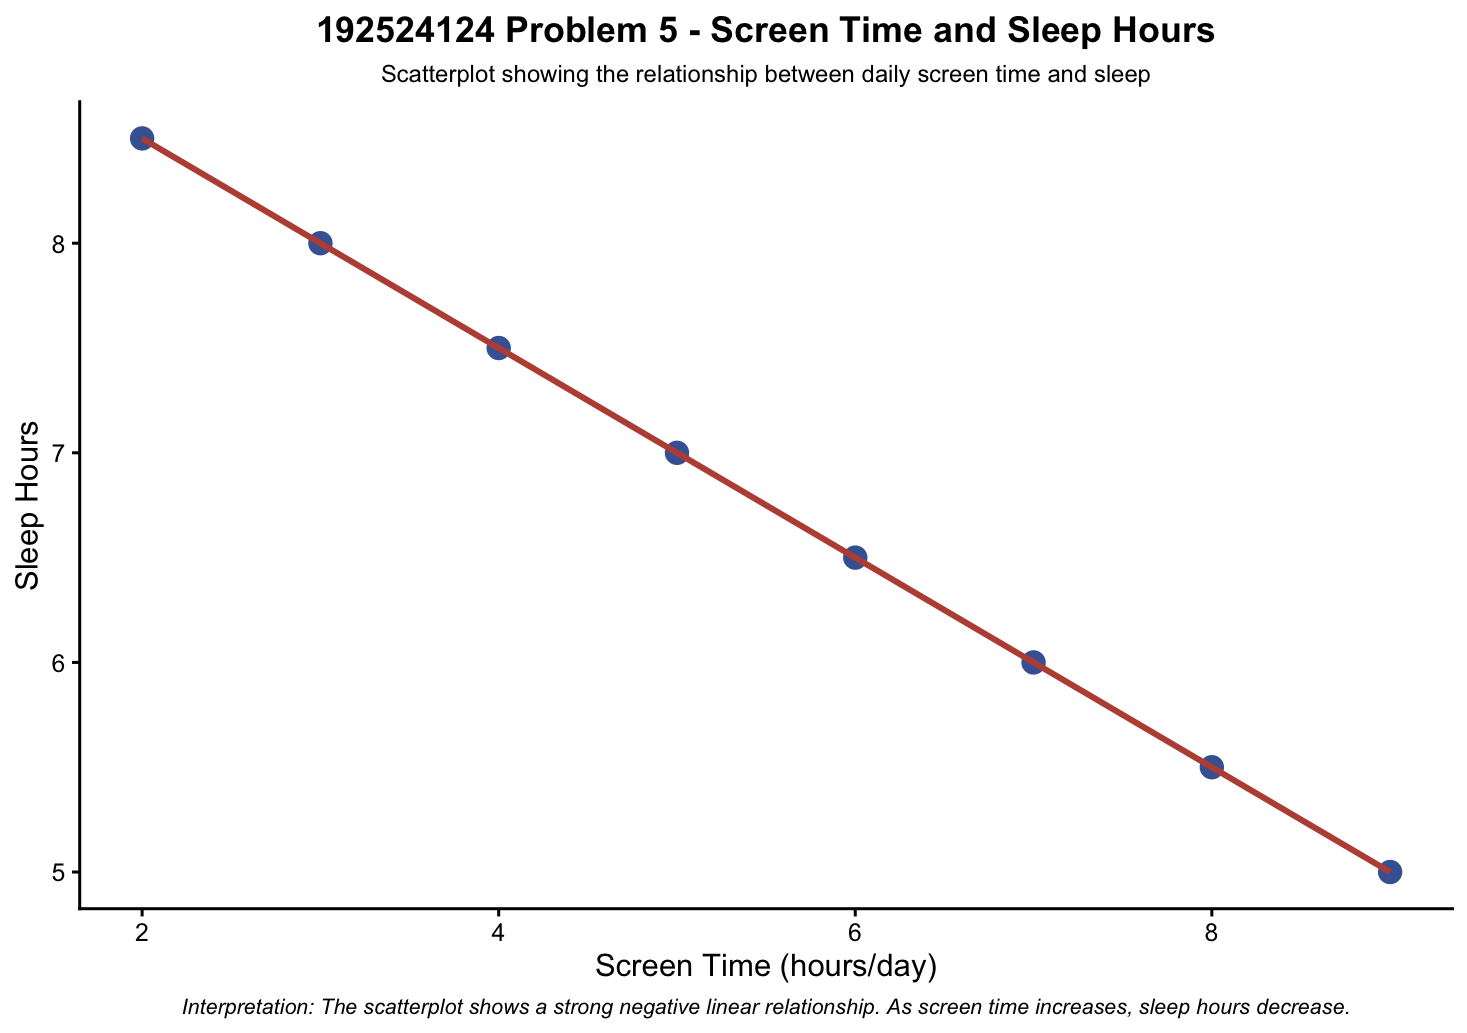

Recreate this plot in R.
# Problem 5 - Scatterplot

library(ggplot2)

screen_data <- data.frame(
  Screen_Time = c(2, 3, 4, 5, 6, 7, 8, 9),
  Sleep_Hours = c(8.5, 8, 7.5, 7, 6.5, 6, 5.5, 5)
)

ggplot(
  screen_data,
  aes(
    x = Screen_Time,
    y = Sleep_Hours
  )
) +
  geom_point(
    size = 4,
    color = "#4563A3"
  ) +
  geom_smooth(
    method = "lm",
    se = FALSE,
    color = "#BA5142",
    linewidth = 1.2
  ) +
  labs(
    title = "192524124 Problem 5 - Screen Time and Sleep Hours",
    subtitle = "Scatterplot showing the relationship between daily screen time and sleep",
    x = "Screen Time (hours/day)",
    y = "Sleep Hours",
    caption = "Interpretation: The scatterplot shows a strong negative linear relationship. As screen time increases, sleep hours decrease."
  ) +
  theme_classic(base_size = 13) +
  theme(
    plot.title = element_text(
      hjust = 0.5,
      face = "bold",
      size = 15
    ),
    plot.subtitle = element_text(
      hjust = 0.5,
      size = 10
    ),
    plot.caption = element_text(
      hjust = 0.5,
      size = 9,
      face = "italic"
    )
  )
